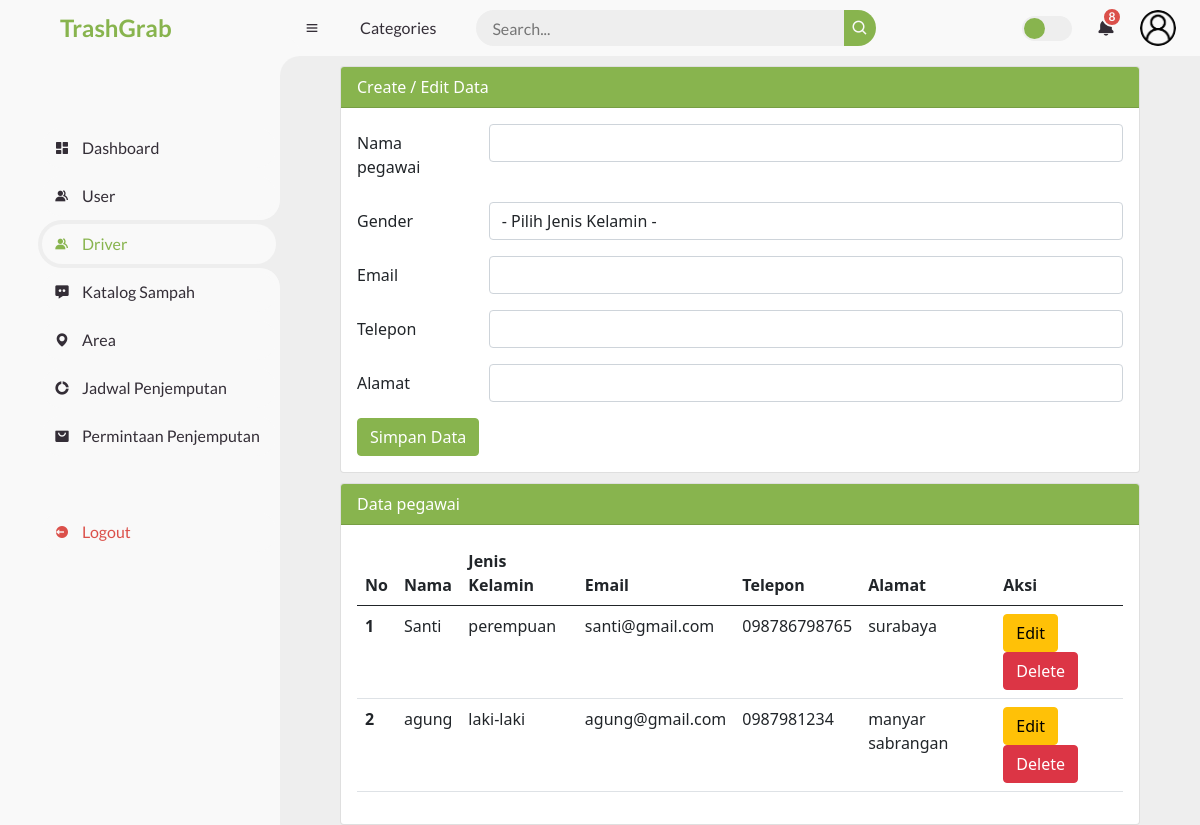
Page /function_pegawai.php (signed in) on the committed database.
### tables this page shows
CREATE TABLE `pegawai` (
  `id_peg` int(11) NOT NULL,
  `nama_peg` varchar(255) NOT NULL,
  `jenis_kelamin` varchar(10) NOT NULL,
  `no_telp` varchar(255) NOT NULL,
  `email` varchar(255) NOT NULL,
  `alamat` varchar(250) NOT NULL
);

### function_pegawai.php (the view, shortened to what this page needs)
<?php
include 'koneksi.php';
$nama_peg       = "";
$email     = "";
$no_telp   = "";
$alamat = "";
?>
<!DOCTYPE html>
<html lang="en">
<head>
    <link href="https://cdn.jsdelivr.net/npm/bootstrap@5.0.0-beta2/dist/css/bootstrap.min.css" rel="stylesheet">
	<link href='https://unpkg.com/boxicons@2.0.9/css/boxicons.min.css' rel='stylesheet'>
	<link rel="stylesheet" href="style.css">
</head>
<body>
    <?php include 'sidebar.php'; ?>
    <?php include 'navbar.php'; ?>
    <div class="mx-auto">
        <div class="card">
            <div class="card-header text-white">
                Create / Edit Data
            </div>
            <div class="card-body">
                <form action="" method="POST">
                    <div class="mb-3 row">
                        <label for="nama_peg" class="col-sm-2 col-form-label">Nama pegawai</label>
                        <div class="col-sm-10">
                            <input type="text" class="form-control" id="nama_peg" name="nama_peg" value="<?php echo $nama_peg ?>">
                        </div>
                    </div>
                    <div class="mb-3 row">
                        <label for="jenis_kelamin" class="col-sm-2 col-form-label">Gender</label>
                        <div class="col-sm-10">
                            <select class="form-control" name="jenis_kelamin" id="jenis_kelamin">
                                <option value="">- Pilih Jenis Kelamin -</option>
                            </select>
                        </div>
                    </div>
                    <div class="mb-3 row">
                        <label for="email" class="col-sm-2 col-form-label">Email</label>
                        <div class="col-sm-10">
                            <input type="email" class="form-control" id="email" name="email" value="<?php echo $email ?>">
                        </div>
                    </div>
                    <div class="mb-3 row">
                        <label for="no_telp" class="col-sm-2 col-form-label">Telepon</label>
                        <div class="col-sm-10">
                            <input type="text" class="form-control" id="no_telp" name="no_telp" value="<?php echo $no_telp ?>">
                        </div>
                    </div>
                    <div class="mb-3 row">
                        <label for="alamat" class="col-sm-2 col-form-label">Alamat</label>
                        <div class="col-sm-10">
                            <input type="text" class="form-control" id="alamat" name="alamat" value="<?php echo $alamat ?>">
                        </div>
                    </div>
                    <div class="col-12">
                        <input type="submit" name="simpan" value="Simpan Data" class="btn btn-primary" />
                    </div>
                </form>
            </div>
        </div>
        <div class="card">
            <div class="card-header text-white">
                Data pegawai
            </div>
            <div class="card-body">
                <table class="table">
                    <thead>
                        <tr>
                            <th scope="col">No</th>
                            <th scope="col">Nama</th>
                            <th scope="col">Jenis Kelamin</th>
                            <th scope="col">Email</th>
                            <th scope="col">Telepon</th>
                            <th scope="col">Alamat</th>
                            <th scope="col">Aksi</th>
                        </tr>
                    </thead>
                    <tbody>
                        <?php
                        $sql2   = "select * from pegawai order by id_peg desc";
                        $q2     = mysqli_query($koneksi, $sql2);
                        $urut   = 1;
                        while ($r2 = mysqli_fetch_array($q2)) {
                            $id_peg         = $r2['id_peg'];
                            $nama_peg        = $r2['nama_peg'];
                            $jenis_kelamin     = $r2['jenis_kelamin'];
                            $email   = $r2['email'];
                            $no_telp   = $r2['no_telp'];
                            $alamat   = $r2['alamat'];
                        ?>
                            <tr>
                                <th scope="row"><?php echo $urut++ ?></th>
                                <td scope="row"><?php echo $nama_peg ?></td>
                                <td scope="row"><?php echo $jenis_kelamin ?></td>
                                <td scope="row"><?php echo $email ?></td>
                                <td scope="row"><?php echo $no_telp ?></td>
                                <td scope="row"><?php echo $alamat ?></td>
                                <td scope="row">
                                    <a href="function_pegawai.php?op=edit&id_peg=<?php echo $id_peg ?>"><button type="button" class="btn btn-warning">Edit</button></a>
                                    <a href="function_pegawai.php?op=delete&id_peg=<?php echo $id_peg?>" onclick="return confirm('Yakin mau delete data?')"><button type="button" class="btn btn-danger">Delete</button></a>
                                </td>
                            </tr>
                        <?php
                        }
                        ?>
                    </tbody>
                </table>
            </div>
        </div>
    </div>
</body>
</html>

### style.css (style rules this page uses)
* { margin: 0; padding: 0; box-sizing: border-box; }
a { text-decoration: none; }
:root { --poppins: 'Poppins', sans-serif; --lato: 'Lato', sans-serif; --light: #F9F9F9; --blue: #88B44E; --light-blue: #CFE8FF; --grey: #eee; --dark-grey: #AAAAAA; --dark: #342E37; --red: #DB504A; --yellow: #FFCE26; --light-yellow: #FFF2C6; --orange: #FD7238; --light-orange: #FFE0D3; }
html { overflow-x: hidden; }
body { background: var(--grey); overflow-x: hidden; }
.btn-primary { background-color: #88B44E; outline-color: #eee; border-color: #88B44E; }
.card-header { background-color: #88B44E; }

### function_pegawai.php (style rules this page uses)
.mx-auto { width: 800px }
.card { margin-top: 10px; }

### rows in the picture
pegawai: nama_peg "Santi", jenis_kelamin "perempuan", email "santi@gmail.com", no_telp "098786798765", alamat "surabaya"
pegawai: nama_peg "agung", jenis_kelamin "laki-laki", email "agung@gmail.com", no_telp "0987981234", alamat "manyar sabrangan"
